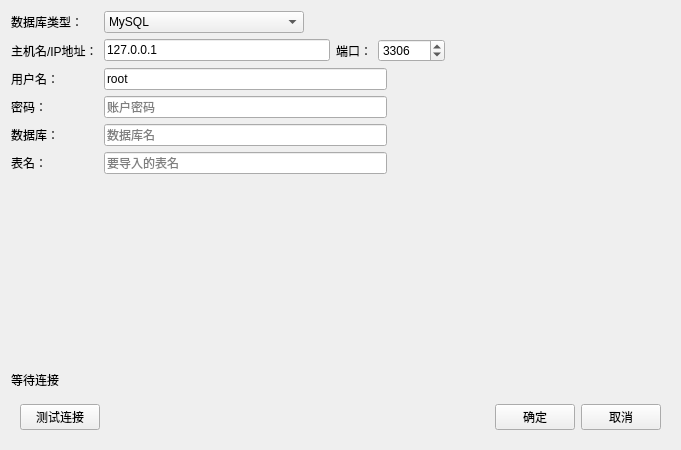
<?xml version="1.0" encoding="UTF-8"?>
<ui version="4.0">
 <class>Form</class>
 <widget class="QWidget" name="Form">
  <property name="geometry">
   <rect>
    <x>0</x>
    <y>0</y>
    <width>681</width>
    <height>450</height>
   </rect>
  </property>
  <property name="minimumSize">
   <size>
    <width>500</width>
    <height>400</height>
   </size>
  </property>
  <property name="maximumSize">
   <size>
    <width>16777215</width>
    <height>16777215</height>
   </size>
  </property>
  <property name="windowTitle">
   <string>从数据库导入</string>
  </property>
  <property name="windowIcon">
   <iconset resource="../pyqtsource.qrc">
    <normaloff>:/color/theme/default/icons/MySQL.svg</normaloff>:/color/theme/default/icons/MySQL.svg</iconset>
  </property>
  <layout class="QVBoxLayout" name="verticalLayout">
   <item>
    <layout class="QFormLayout" name="formLayout">
     <item row="0" column="0">
      <widget class="QLabel" name="label_nettype">
       <property name="text">
        <string>数据库类型：</string>
       </property>
      </widget>
     </item>
     <item row="0" column="1">
      <layout class="QHBoxLayout" name="horizontalLayout_8">
       <item>
        <widget class="QComboBox" name="comboBox_database">
         <property name="minimumSize">
          <size>
           <width>200</width>
           <height>0</height>
          </size>
         </property>
         <item>
          <property name="text">
           <string>MySQL</string>
          </property>
         </item>
        </widget>
       </item>
       <item>
        <spacer name="horizontalSpacer_8">
         <property name="orientation">
          <enum>Qt::Horizontal</enum>
         </property>
         <property name="sizeHint" stdset="0">
          <size>
           <width>40</width>
           <height>20</height>
          </size>
         </property>
        </spacer>
       </item>
      </layout>
     </item>
     <item row="2" column="0">
      <widget class="QLabel" name="label_username">
       <property name="text">
        <string>用户名：</string>
       </property>
      </widget>
     </item>
     <item row="2" column="1">
      <layout class="QHBoxLayout" name="horizontalLayout_7">
       <item>
        <widget class="QLineEdit" name="lineEdit_user">
         <property name="inputMask">
          <string/>
         </property>
         <property name="text">
          <string>root</string>
         </property>
         <property name="placeholderText">
          <string>账户名称</string>
         </property>
        </widget>
       </item>
       <item>
        <spacer name="horizontalSpacer_7">
         <property name="orientation">
          <enum>Qt::Horizontal</enum>
         </property>
         <property name="sizeHint" stdset="0">
          <size>
           <width>40</width>
           <height>20</height>
          </size>
         </property>
        </spacer>
       </item>
      </layout>
     </item>
     <item row="3" column="0">
      <widget class="QLabel" name="label_password">
       <property name="text">
        <string>密码：</string>
       </property>
      </widget>
     </item>
     <item row="3" column="1">
      <layout class="QHBoxLayout" name="horizontalLayout_6">
       <item>
        <widget class="PasswordEdit" name="lineEdit_passwd">
         <property name="placeholderText">
          <string>账户密码</string>
         </property>
        </widget>
       </item>
       <item>
        <spacer name="horizontalSpacer_6">
         <property name="orientation">
          <enum>Qt::Horizontal</enum>
         </property>
         <property name="sizeHint" stdset="0">
          <size>
           <width>40</width>
           <height>20</height>
          </size>
         </property>
        </spacer>
       </item>
      </layout>
     </item>
     <item row="7" column="1">
      <spacer name="verticalSpacer">
       <property name="orientation">
        <enum>Qt::Vertical</enum>
       </property>
       <property name="sizeHint" stdset="0">
        <size>
         <width>20</width>
         <height>40</height>
        </size>
       </property>
      </spacer>
     </item>
     <item row="1" column="0">
      <widget class="QLabel" name="label_ip">
       <property name="text">
        <string>主机名/IP地址：</string>
       </property>
      </widget>
     </item>
     <item row="1" column="1">
      <layout class="QHBoxLayout" name="horizontalLayout_4">
       <item>
        <widget class="QLineEdit" name="lineEdit_host">
         <property name="text">
          <string>127.0.0.1</string>
         </property>
         <property name="placeholderText">
          <string>数据库地址</string>
         </property>
        </widget>
       </item>
       <item>
        <widget class="QLabel" name="label_port">
         <property name="text">
          <string>端口：</string>
         </property>
        </widget>
       </item>
       <item>
        <widget class="QSpinBox" name="spinBox_port">
         <property name="maximum">
          <number>999999</number>
         </property>
         <property name="value">
          <number>3306</number>
         </property>
        </widget>
       </item>
       <item>
        <spacer name="horizontalSpacer_4">
         <property name="orientation">
          <enum>Qt::Horizontal</enum>
         </property>
         <property name="sizeHint" stdset="0">
          <size>
           <width>40</width>
           <height>20</height>
          </size>
         </property>
        </spacer>
       </item>
      </layout>
     </item>
     <item row="4" column="0">
      <widget class="QLabel" name="label_database">
       <property name="text">
        <string>数据库：</string>
       </property>
      </widget>
     </item>
     <item row="4" column="1">
      <layout class="QHBoxLayout" name="horizontalLayout_3">
       <item>
        <widget class="QLineEdit" name="lineEdit_db">
         <property name="text">
          <string/>
         </property>
         <property name="placeholderText">
          <string>数据库名</string>
         </property>
        </widget>
       </item>
       <item>
        <spacer name="horizontalSpacer_3">
         <property name="orientation">
          <enum>Qt::Horizontal</enum>
         </property>
         <property name="sizeHint" stdset="0">
          <size>
           <width>40</width>
           <height>20</height>
          </size>
         </property>
        </spacer>
       </item>
      </layout>
     </item>
     <item row="5" column="0">
      <widget class="QLabel" name="label_database_2">
       <property name="text">
        <string>表名：</string>
       </property>
      </widget>
     </item>
     <item row="5" column="1">
      <layout class="QHBoxLayout" name="horizontalLayout_2">
       <item>
        <widget class="QLineEdit" name="lineEdit_table">
         <property name="text">
          <string/>
         </property>
         <property name="placeholderText">
          <string>要导入的表名</string>
         </property>
        </widget>
       </item>
       <item>
        <spacer name="horizontalSpacer_2">
         <property name="orientation">
          <enum>Qt::Horizontal</enum>
         </property>
         <property name="sizeHint" stdset="0">
          <size>
           <width>40</width>
           <height>20</height>
          </size>
         </property>
        </spacer>
       </item>
      </layout>
     </item>
    </layout>
   </item>
   <item>
    <widget class="QLabel" name="label_test">
     <property name="text">
      <string>等待连接</string>
     </property>
    </widget>
   </item>
   <item>
    <widget class="QWidget" name="widget" native="true">
     <property name="maximumSize">
      <size>
       <width>16777215</width>
       <height>50</height>
      </size>
     </property>
     <layout class="QVBoxLayout" name="verticalLayout_2">
      <item>
       <layout class="QHBoxLayout" name="horizontalLayout">
        <item>
         <widget class="QPushButton" name="pushButton_test">
          <property name="text">
           <string>测试连接</string>
          </property>
         </widget>
        </item>
        <item>
         <spacer name="horizontalSpacer">
          <property name="orientation">
           <enum>Qt::Horizontal</enum>
          </property>
          <property name="sizeHint" stdset="0">
           <size>
            <width>40</width>
            <height>20</height>
           </size>
          </property>
         </spacer>
        </item>
        <item>
         <widget class="QPushButton" name="pushButton_ok">
          <property name="text">
           <string>确定</string>
          </property>
         </widget>
        </item>
        <item>
         <widget class="QPushButton" name="pushButton_cancel">
          <property name="text">
           <string>取消</string>
          </property>
         </widget>
        </item>
       </layout>
      </item>
     </layout>
    </widget>
   </item>
  </layout>
 </widget>
 <customwidgets>
  <customwidget>
   <class>PasswordEdit</class>
   <extends>QLineEdit</extends>
   <header location="global">.password</header>
  </customwidget>
 </customwidgets>
 <resources>
  <include location="../pyqtsource.qrc"/>
 </resources>
 <connections/>
</ui>
